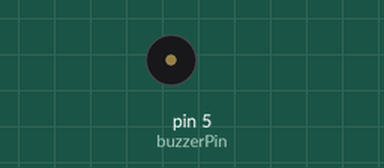
A sketch run on a simulated Arduino Uno, built with avr-gcc and run on an emulated ATmega328P. On the bench: buzzer (waves = sounding, pin HIGH).

Above: at 0.05 s.
Timing chart, 0 to 3.0 s (numbered marks = the images above):
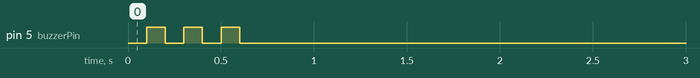

Measured:
- by itself, pin 5 (buzzerPin): alternates HIGH for 0.10 s and LOW for 0.10 s, 6 changes in all, then stays LOW

The sketch:

buzzerSensor.ino
```cpp
long startTime;
long buzzerWaitTime;
long buzzerIntervalTime = 100;
int buzzerValue = 0;
const int buzzerPin = 5;

void setup() {
  pinMode(5, OUTPUT);
  buzzerWaitTime = startTime + buzzerIntervalTime;
}

void loop() {
  startTime = millis();

  if(startTime >= buzzerWaitTime && buzzerValue == 0)
  {
    digitalWrite(5, HIGH);
    buzzerWaitTime = startTime + buzzerIntervalTime;
    buzzerValue++;
  }
  if(startTime >= buzzerWaitTime && buzzerValue == 1)
  {
    digitalWrite(5, LOW);
    buzzerWaitTime = startTime + buzzerIntervalTime;
    buzzerValue++;
  }if(startTime >= buzzerWaitTime && buzzerValue == 2)
  {
    digitalWrite(5, HIGH);
    buzzerWaitTime = startTime + buzzerIntervalTime;
    buzzerValue++;
  }
  if(startTime >= buzzerWaitTime && buzzerValue == 3)
  {
    digitalWrite(5, LOW);
    buzzerWaitTime = startTime + buzzerIntervalTime;
    buzzerValue++;
  }
  if(startTime >= buzzerWaitTime && buzzerValue == 4)
  {
    digitalWrite(5, HIGH);
    buzzerWaitTime = startTime + buzzerIntervalTime;
    buzzerValue++;
  }
  if(startTime >= buzzerWaitTime && buzzerValue == 5)
  {
    digitalWrite(5, LOW);
    buzzerWaitTime = startTime + buzzerIntervalTime;
    buzzerValue++;
  }
}
```
